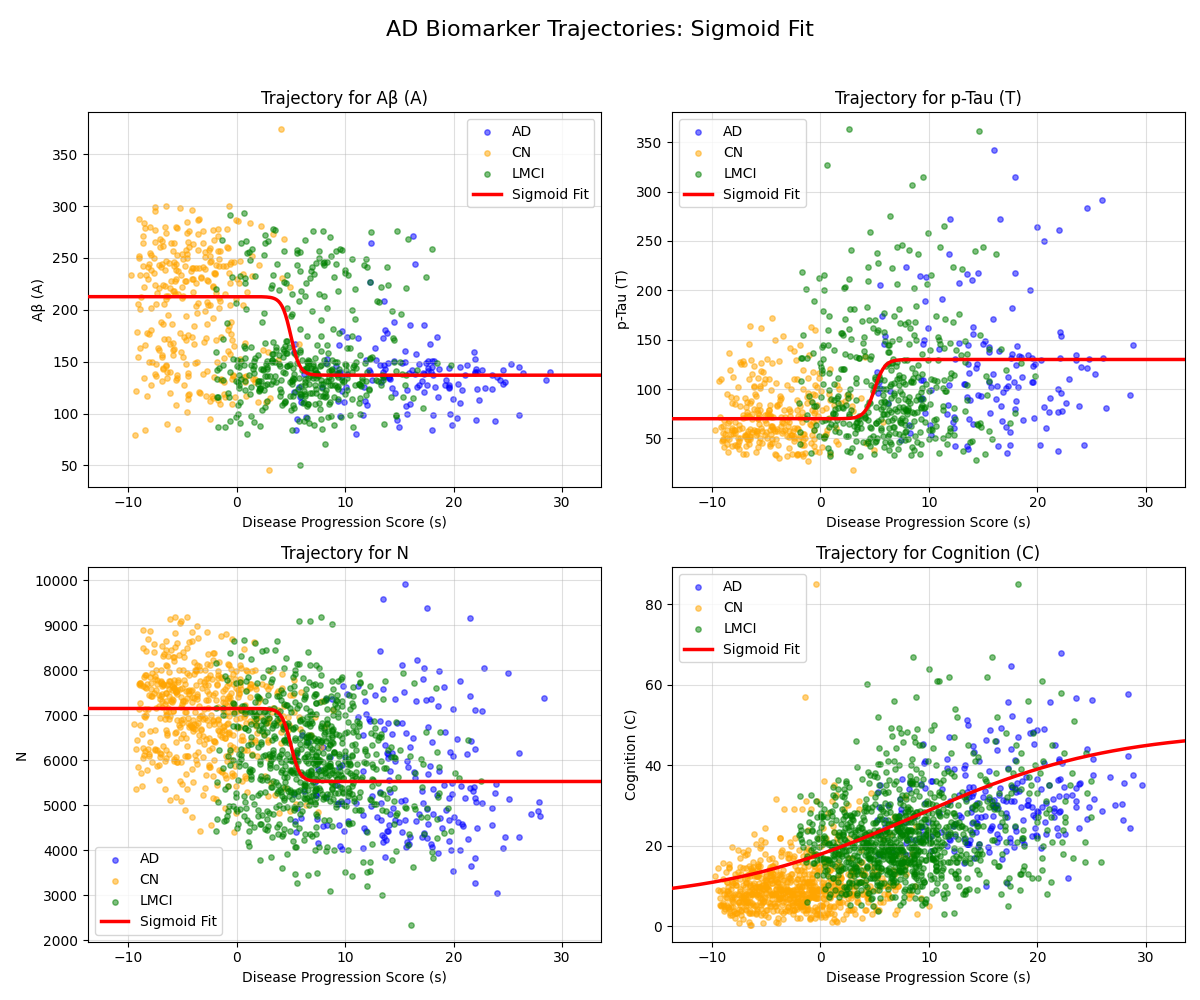

The Python source for this figure:
import torch
import torch.nn as nn
import torch.optim as optim
import numpy as np
import matplotlib.pyplot as plt
from scipy.optimize import least_squares
import pccmnn as pc  # 假设您有这个文件来加载和反归一化数据

# --- 0. 数据加载和准备 ---
csf_dict = pc.load_data()
stage_dict = pc.load_stage_dict()
print(f"成功加载 {len(csf_dict)} 位患者的数据。")

# --- 1. 为每位患者分配DPS变换参数（可优化版本）---
def assign_dps_params(csf_dict, stage_dict):
    """
    为每位患者创建可优化的DPS变换参数 a 和 b。
    a: CN=1, LMCI=2, AD=4 的初始值，但可优化
    b: 随机初始化，但可优化
    """
    s_ranges = {
        'CN': (-10, 0),
        'LMCI': (-2, 8),
        'AD': (5, 20),
        'Other': (-10, 20)
    }
    a_init_values = {'CN': 1.0, 'LMCI': 2.0, 'AD': 4.0, 'Other': 1.0}

    dps_params = {}
    for pid, sample in csf_dict.items():
        stage = stage_dict.get(pid, 'Other')
        t = sample[:, 0]

        a_init = a_init_values[stage]
        a_param = nn.Parameter(torch.tensor(a_init, dtype=torch.float32))

        s_min, s_max = s_ranges[stage]
        t_initial = t[0]
        s_initial_target = np.random.uniform(s_min, s_max)
        b_init = s_initial_target - a_init * t_initial
        b_param = nn.Parameter(torch.tensor(b_init, dtype=torch.float32))

        dps_params[pid] = {'a': a_param, 'b': b_param, 'stage': stage}

    return dps_params


def compute_s_values(csf_dict, dps_params):
    """
    根据当前的DPS参数计算所有患者的s值
    """
    patient_data = {}
    all_s_points = []
    all_y_points = []
    all_stages = []

    for pid, sample in csf_dict.items():
        t = sample[:, 0]
        y = sample[:, 1:5]

        params = dps_params[pid]
        a = params['a']
        b = params['b']
        stage = params['stage']

        s = a * torch.tensor(t, dtype=torch.float32) + b

        patient_data[pid] = {
            't': t,
            'y': y,
            's': s.detach().numpy(),
            'stage': stage,
            'a': a.item(),
            'b': b.item()
        }

        all_s_points.append(s.detach().numpy())
        all_y_points.append(y)
        all_stages.extend([stage] * len(t))

    s_population = np.concatenate(all_s_points)
    y_population = np.concatenate(all_y_points)

    return patient_data, s_population, y_population, all_stages


def get_cn_average_y0(patient_data):
    """
    计算CN（认知正常）群体在第一次访问时的平均生物标记物值（忽略NaN）。
    """
    cn_y0s = []
    for pid, data in patient_data.items():
        if data['stage'] == 'CN':
            cn_y0s.append(data['y'][0])

    if not cn_y0s:
        print("警告：未找到CN患者数据，将使用默认初始值 [0.1, 0, 0, 0]。")
        return np.array([0.1, 0.0, 0.0, 0.0])

    cn_y0s_array = np.array(cn_y0s)
    avg_y0 = np.nanmean(cn_y0s_array, axis=0)
    avg_y0 = np.nan_to_num(avg_y0, nan=0.0)

    print(f"计算出的CN群体平均初始值（非NaN，归一化后）: {avg_y0}")
    return avg_y0


def get_cn_average_s0(patient_data):
    """
    计算CN群体第一次访问对应的平均s值。
    """
    cn_s0s = []
    for pid, data in patient_data.items():
        if data['stage'] == 'CN':
            cn_s0s.append(data['s'][0])

    if not cn_s0s:
        print("警告：未找到CN患者s0，将使用默认s0=0.0。")
        return 0.0

    avg_s0 = float(np.nanmean(np.array(cn_s0s)))
    if np.isnan(avg_s0):
        print("警告：CN s0均为NaN，将使用默认s0=0.0。")
        return 0.0

    print(f"计算出的CN群体平均s0: {avg_s0}")
    return avg_s0


def get_ad_average_y(patient_data):
    """
    计算AD群体所有时间点的平均生物标记物值（忽略NaN）。
    """
    ad_ys = []
    for pid, data in patient_data.items():
        if data['stage'] == 'AD':
            ad_ys.append(data['y'])

    if not ad_ys:
        print("警告：未找到AD患者数据，将使用默认值 [0.0, 0.0, 0.0, 0.0]。")
        return np.array([0.0, 0.0, 0.0, 0.0])

    ad_ys_array = np.concatenate(ad_ys, axis=0)
    avg_y = np.nanmean(ad_ys_array, axis=0)
    avg_y = np.nan_to_num(avg_y, nan=0.0)

    print(f"计算出的AD群体平均值（非NaN，归一化后）: {avg_y}")
    return avg_y


def get_ad_average_y_final(patient_data):
    """
    计算AD群体“最终一次访问”的平均生物标记物值（忽略NaN）。
    """
    ad_y_final = []
    for _, data in patient_data.items():
        if data['stage'] == 'AD' and len(data['y']) > 0:
            ad_y_final.append(data['y'][-1])

    if not ad_y_final:
        print("警告：未找到AD患者最终值，将使用默认值 [0.0, 0.0, 0.0, 0.0]。")
        return np.array([0.0, 0.0, 0.0, 0.0])

    ad_y_final = np.array(ad_y_final)
    avg_y_final = np.nanmean(ad_y_final, axis=0)
    avg_y_final = np.nan_to_num(avg_y_final, nan=0.0)

    print(f"计算出的AD群体平均最终值（非NaN，归一化后）: {avg_y_final}")
    return avg_y_final


# --- 2. Sigmoid模型（使用scipy优化 + 正则约束）---

def sigmoid(s, a, b, c, d):
    exp_arg = np.clip(-b * (s - c), -50.0, 50.0)
    exp_term = np.exp(exp_arg)
    y = a / (1.0 + exp_term) + d
    return y


def _sigmoid_regularized_residuals(params, s_valid, y_valid, reg_cfg):
    a, b, c, d = params

    y_pred = sigmoid(s_valid, a, b, c, d)
    residuals = y_pred - y_valid

    w_turn = reg_cfg['w_turn']
    w_center = reg_cfg['w_center']
    w_curv = reg_cfg['w_curv']
    w_cn = reg_cfg['w_cn']
    w_plat = reg_cfg['w_plat']
    target_b_abs = reg_cfg['target_b_abs']
    target_b_max = reg_cfg['target_b_max']
    target_amp_max = reg_cfg['target_amp_max']

    # 让曲线经过两个指定点 (s_target_1, y_target_1), (s_target_2, y_target_2)
    s_target_1 = reg_cfg.get('s_target_1', reg_cfg.get('s_target', 0.0))
    y_target_1 = reg_cfg.get('y_target_1', reg_cfg.get('y_target', 0.0))
    s_target_2 = reg_cfg.get('s_target_2', 30.0)
    y_target_2 = reg_cfg.get('y_target_2', y_target_1)
    pass_pen_1 = (sigmoid(s_target_1, a, b, c, d) - y_target_1) * np.sqrt(w_cn)
    pass_pen_2 = (sigmoid(s_target_2, a, b, c, d) - y_target_2) * np.sqrt(w_cn)

    # 上/下平台接近 CN 与 AD 平均值
    y_cn = reg_cfg.get('y_cn', 0.0)
    y_ad = reg_cfg.get('y_ad', 0.0)
    upper = np.maximum(d, d + a)
    lower = np.minimum(d, d + a)
    use_plat_upper = reg_cfg.get('use_plat_upper', True)
    plat_pen_upper = (upper - y_cn) * np.sqrt(w_plat) if use_plat_upper else 0.0
    plat_pen_lower = (lower - y_ad) * np.sqrt(w_plat)

    # 中心点在[0,10]内
    center_low = max(0.0, -c) * np.sqrt(w_center)
    center_high = max(0.0, c - 10.0) * np.sqrt(w_center)

    # 控制曲率：|b| 处于 [target_b_abs, target_b_max]
    curv_pen_low = max(0.0, target_b_abs - np.abs(b)) * np.sqrt(w_curv)
    curv_pen_high = max(0.0, np.abs(b) - target_b_max) * np.sqrt(w_curv)

    # 幅度不要过大：|a| <= target_amp_max
    amp_pen = max(0.0, np.abs(a) - target_amp_max) * np.sqrt(w_curv)

    # 仍保留"两个拐点"约束
    b_safe = b if np.abs(b) > 1e-6 else 1e-6
    turn_left = c - (np.log(2.0) / b_safe)
    turn_right = c + (np.log(2.0) / b_safe)
    use_turn_right = reg_cfg.get('use_turn_right', True)
    turn_pen_left = (turn_left - 0.0) * np.sqrt(w_turn)
    turn_pen_right = (turn_right - 10.0) * np.sqrt(w_turn) if use_turn_right else 0.0

    reg_terms = np.array([
        turn_pen_left,
        turn_pen_right,
        center_low,
        center_high,
        curv_pen_low,
        curv_pen_high,
        amp_pen,
        pass_pen_1,
        pass_pen_2,
        plat_pen_upper,
        plat_pen_lower
    ])

    return np.concatenate([residuals, reg_terms])


def _sigmoid_fit_loss(params, s_valid, y_valid, reg_cfg):
    a, b, c, d = params
    y_pred = sigmoid(s_valid, a, b, c, d)
    residuals = y_pred - y_valid

    w_turn = reg_cfg['w_turn']
    w_center = reg_cfg['w_center']
    w_curv = reg_cfg['w_curv']
    w_cn = reg_cfg['w_cn']
    w_plat = reg_cfg['w_plat']
    target_b_abs = reg_cfg['target_b_abs']
    target_b_max = reg_cfg.get('target_b_max', 0.9)

    # 让曲线经过两个指定点 (s_target_1, y_target_1), (s_target_2, y_target_2)
    s_target_1 = reg_cfg.get('s_target_1', reg_cfg.get('s_target', 0.0))
    y_target_1 = reg_cfg.get('y_target_1', reg_cfg.get('y_target', 0.0))
    s_target_2 = reg_cfg.get('s_target_2', 20.0)
    y_target_2 = reg_cfg.get('y_target_2', y_target_1)
    pass_pen_1 = (sigmoid(s_target_1, a, b, c, d) - y_target_1) * np.sqrt(w_cn)
    pass_pen_2 = (sigmoid(s_target_2, a, b, c, d) - y_target_2) * np.sqrt(w_cn)

    # 上/下平台接近 CN 与 AD 平均值
    y_cn = reg_cfg.get('y_cn', 0.0)
    y_ad = reg_cfg.get('y_ad', 0.0)
    upper = np.maximum(d, d + a)
    lower = np.minimum(d, d + a)
    use_plat_upper = reg_cfg.get('use_plat_upper', True)
    plat_pen_upper = (upper - y_cn) * np.sqrt(w_plat) if use_plat_upper else 0.0
    plat_pen_lower = (lower - y_ad) * np.sqrt(w_plat)

    # 中心点在[0,10]内
    center_low = max(0.0, -c) * np.sqrt(w_center)
    center_high = max(0.0, c - 10.0) * np.sqrt(w_center)

    # 控制曲率：|b| 处于 [target_b_abs, target_b_max]
    curv_pen_low = max(0.0, target_b_abs - np.abs(b)) * np.sqrt(w_curv)
    curv_pen_high = max(0.0, np.abs(b) - target_b_max) * np.sqrt(w_curv)

    # 仍保留"两个拐点"约束
    b_safe = b if np.abs(b) > 1e-6 else 1e-6
    turn_left = c - (np.log(2.0) / b_safe)
    turn_right = c + (np.log(2.0) / b_safe)
    use_turn_right = reg_cfg.get('use_turn_right', True)
    turn_pen_left = (turn_left - 0.0) * np.sqrt(w_turn)
    turn_pen_right = (turn_right - 10.0) * np.sqrt(w_turn) if use_turn_right else 0.0

    reg_terms = np.array([
        turn_pen_left,
        turn_pen_right,
        center_low,
        center_high,
        curv_pen_low,
        curv_pen_high,
        pass_pen_1,
        pass_pen_2,
        plat_pen_upper,
        plat_pen_lower
    ])
    all_res = np.concatenate([residuals, reg_terms])
    return float(np.mean(all_res ** 2))


def fit_sigmoids_regularized(s_data, y_data, reg_cfg=None):
    """
    为4个biomarker拟合sigmoid函数，正则约束：
    1) 两个拐点在0、10附近
    2) 中心点在0~10之间
    3) 曲率更大（|b|更大）
    4) 幅度不要过大
    5) 通过指定点 (s_target, y_target)
    6) 上/下平台接近 CN/AD 平均值
    """
    def _tau_bc_residuals(x_bc, s_valid, y_valid, reg_cfg_k, fixed_a, fixed_d):
        b, c = x_bc
        params = np.array([fixed_a, b, c, fixed_d], dtype=np.float64)
        return _sigmoid_regularized_residuals(params, s_valid, y_valid, reg_cfg_k)

    if reg_cfg is None:
        reg_cfg = {
            'w_turn': 5.0,
            'w_center': 2.0,
            'w_curv': 5.0,
            'w_cn': 8.0,
            'w_plat': 6.0,
            'target_b_abs': 0.9,
            'target_b_max': 1.2,
            'target_amp_max': 4.0
        }

    sigmoid_params = []
    total_loss = 0.0
    for k in range(4):
        y_k = y_data[:, k]
        valid_mask = ~np.isnan(y_k)
        s_k_valid = s_data[valid_mask]
        y_k_valid = y_k[valid_mask]

        reg_cfg_k = dict(reg_cfg)
        y_cn = reg_cfg.get('y_cn', 0.0)
        y_ad = reg_cfg.get('y_ad', 0.0)
        reg_cfg_k['y_cn'] = y_cn[k] if isinstance(y_cn, (list, np.ndarray)) else y_cn
        reg_cfg_k['y_ad'] = y_ad[k] if isinstance(y_ad, (list, np.ndarray)) else y_ad
        y_target_1 = reg_cfg.get('y_target_1', reg_cfg.get('y_target', 0.0))
        reg_cfg_k['y_target_1'] = y_target_1[k] if isinstance(y_target_1, (list, np.ndarray)) else y_target_1
        reg_cfg_k['s_target_1'] = reg_cfg.get('s_target_1', reg_cfg.get('s_target', -20.0))

        y_target_2 = reg_cfg.get('y_target_2', y_ad)
        reg_cfg_k['y_target_2'] = y_target_2[k] if isinstance(y_target_2, (list, np.ndarray)) else y_target_2
        reg_cfg_k['s_target_2'] = reg_cfg.get('s_target_2', 20.0)

        # Tau(k=1): 固定上下平台，仅优化 b,c，并使用指定曲率约束
        if k == 1:
            reg_cfg_k['target_b_abs'] = 2.5
            reg_cfg_k['target_b_max'] = 3.0
            reg_cfg_k['w_curv'] = 100

        # C(k=3): 不做上平台约束，也不做右拐点约束
        if k == 3:
            reg_cfg_k['use_plat_upper'] = False
            reg_cfg_k['use_turn_right'] = False

        if len(y_k_valid) < 5:
            default_params = np.array([1.0, 1.0, 5.0, 0.0])
            sigmoid_params.append(default_params)
            total_loss += _sigmoid_fit_loss(default_params, s_k_valid, y_k_valid, reg_cfg_k)
            continue

        amp_init = np.max(y_k_valid) - np.min(y_k_valid)
        center_init = np.median(s_k_valid)
        slope_sign = -1.0 if np.corrcoef(s_k_valid, y_k_valid)[0, 1] < 0 else 1.0

        if k == 1 and reg_cfg.get('tau_fix_platform', False):
            tau_upper = float(reg_cfg.get('tau_upper_norm', 1.0))
            tau_lower = float(reg_cfg.get('tau_lower_norm', 0.0))
            fixed_d = tau_lower
            fixed_a = tau_upper - tau_lower

            x0_bc = [1.0 * slope_sign, center_init]
            result = least_squares(
                _tau_bc_residuals,
                x0=x0_bc,
                args=(s_k_valid, y_k_valid, reg_cfg_k, fixed_a, fixed_d),
                max_nfev=10000
            )
            b_opt, c_opt = result.x
            params_opt = np.array([fixed_a, b_opt, c_opt, fixed_d], dtype=np.float64)
        else:
            p0 = [amp_init, 1.0 * slope_sign, center_init, np.min(y_k_valid)]
            result = least_squares(
                _sigmoid_regularized_residuals,
                x0=p0,
                args=(s_k_valid, y_k_valid, reg_cfg_k),
                max_nfev=10000
            )
            params_opt = result.x

        sigmoid_params.append(params_opt)
        total_loss += _sigmoid_fit_loss(params_opt, s_k_valid, y_k_valid, reg_cfg_k)

    return np.array(sigmoid_params), float(total_loss)


# --- 3. 训练DPS参数（逻辑不变，仅使用sigmoid作为拟合目标）---
# --- 3. 仅Sigmoid训练 ---
def train_sigmoid_only(csf_dict, stage_dict):
    print("\n开始仅Sigmoid训练（不拟合DPS参数）...")
    dps_params = assign_dps_params(csf_dict, stage_dict)

    patient_data, s_pop, y_pop_norm, _ = compute_s_values(csf_dict, dps_params)
    y0_cn = get_cn_average_y0(patient_data)
    y_ad = get_ad_average_y(patient_data)
    y_ad_final = get_ad_average_y_final(patient_data)

    # Tau约束：固定上下平台 a+d=130, d=70（先转归一化）
    mean_std = np.load('mean_std.npy')
    tau_mean = float(mean_std[0, 1])
    tau_std = float(mean_std[1, 1])
    tau_lower_norm = (70.0 - tau_mean) / tau_std
    tau_upper_norm = (130.0 - tau_mean) / tau_std

    y_target_1 = np.array(y0_cn, copy=True)
    y_target_2 = np.array(y_ad_final, copy=True)
    y_target_1[1] = tau_lower_norm
    y_target_2[1] = tau_upper_norm

    print("Tau固定平台(原空间): d=70, a+d=130")
    print(f"Tau固定平台(归一化): d={tau_lower_norm:.6f}, a+d={tau_upper_norm:.6f}")

    sigmoid_params, sigmoid_loss = fit_sigmoids_regularized(
        s_pop,
        y_pop_norm,
        reg_cfg={
            'w_turn': 5.0,
            'w_center': 2.0,
            'w_curv': 3.0,
            'w_cn': 10.0,
            'w_plat': 8.0,
            'target_b_abs': 0.6,
            'target_b_max': 0.9,
            'target_amp_max': 2.0,
            's_target_1': -20.0,
            'y_target_1': y_target_1,
            's_target_2': 30.0,
            'y_target_2': y_target_2,
            'tau_fix_platform': True,
            'tau_lower_norm': tau_lower_norm,
            'tau_upper_norm': tau_upper_norm,
            'y_cn': y0_cn,
            'y_ad': y_ad
        }
    )

    torch.save(sigmoid_params, 'sigmoid.pth')
    print(f"Sigmoid训练完成，Loss: {sigmoid_loss:.6f}")

    return dps_params, sigmoid_params


# --- 5. 绘图 ---
def get_sigmoid_derivatives(s_grid, params):
    y_on_grid = np.zeros((len(s_grid), 4))
    dyds_on_grid = np.zeros((len(s_grid), 4))

    for k in range(4):
        a, b, c, d = params[k]
        exp_arg = np.clip(-b * (s_grid - c), -50.0, 50.0)
        exp_term = np.exp(exp_arg)
        denom = (1.0 + exp_term) ** 2
        y_on_grid[:, k] = a / (1.0 + exp_term) + d
        dyds_on_grid[:, k] = np.divide(a * b * exp_term, denom, out=np.zeros_like(exp_term), where=denom != 0)

    return y_on_grid, dyds_on_grid


def plot_results(s_pop, y_pop, stages_pop, s_grid, sigmoid_params):
    print("正在生成最终结果图...")

    y_pop_orig = pc.inv_nor(y_pop)
    y_sigmoid_grid_norm, _ = get_sigmoid_derivatives(s_grid, sigmoid_params)
    y_sigmoid_grid_orig = pc.inv_nor(y_sigmoid_grid_norm)

    TITLES = ['Aβ (A)', 'p-Tau (T)', 'N', 'Cognition (C)']
    colors = {'CN': 'orange', 'LMCI': 'green', 'AD': 'blue', 'Other': 'grey'}

    fig, axes = plt.subplots(2, 2, figsize=(12, 10))
    axes = axes.flat

    unique_stages = np.unique(stages_pop)
    scatter_data = {}
    for stage in unique_stages:
        mask = np.array(stages_pop) == stage
        scatter_data[stage] = (s_pop[mask], y_pop_orig[mask])

    for k in range(4):
        ax = axes[k]
        for stage in unique_stages:
            s_vals, y_vals = scatter_data[stage]
            ax.scatter(s_vals, y_vals[:, k], s=15, alpha=0.5, c=colors[stage], label=stage)

        ax.plot(s_grid, y_sigmoid_grid_orig[:, k], 'r-', lw=2.5, label='Sigmoid Fit', zorder=3)

        ax.set_xlabel('Disease Progression Score (s)')
        ax.set_ylabel(TITLES[k])
        ax.set_xlim(s_grid.min(), s_grid.max())
        ax.legend()
        ax.grid(True, alpha=0.4)
        ax.set_title(f'Trajectory for {TITLES[k]}')

    fig.suptitle('AD Biomarker Trajectories: Sigmoid Fit', fontsize=16)
    plt.tight_layout(rect=[0, 0, 1, 0.96])
    plt.savefig('sigmoid.png')
    plt.show()


if __name__ == '__main__':
    print("开始预训练流程...")

    # 1. 仅训练sigmoid（不拟合DPS参数）
    dps_params, _ = train_sigmoid_only(
        csf_dict,
        stage_dict
    )

    # 保存DPS参数（固定版本）
    dps_save = {
        pid: {
            'a': params['a'].item(),
            'b': params['b'].item()
        }
        for pid, params in dps_params.items()
    }
    torch.save(dps_save, 'dps.pth')
    print("已保存DPS参数到 dps.pth")

    # 2. 读取最优sigmoid参数
    print("读取最优sigmoid参数...")
    sigmoid_params = torch.load('sigmoid.pth', weights_only=False)

    # 3. 计算最终s值与患者数据
    print("计算最终s值...")
    patient_data, s_pop, y_pop_norm, stages_pop = compute_s_values(csf_dict, dps_params)

    # 4. 计算CN群体平均初始值（如需后续使用）
    print("计算CN群体平均初始值...")
    _ = get_cn_average_y0(patient_data)

    # 5. 绘图
    print("生成结果图表...")
    s_min, s_max = s_pop.min(), s_pop.max()
    s_margin = (s_max - s_min) * 0.1
    s_grid = np.linspace(s_min - s_margin, s_max + s_margin, 300)

    plot_results(s_pop, y_pop_norm, stages_pop, s_grid, sigmoid_params)
